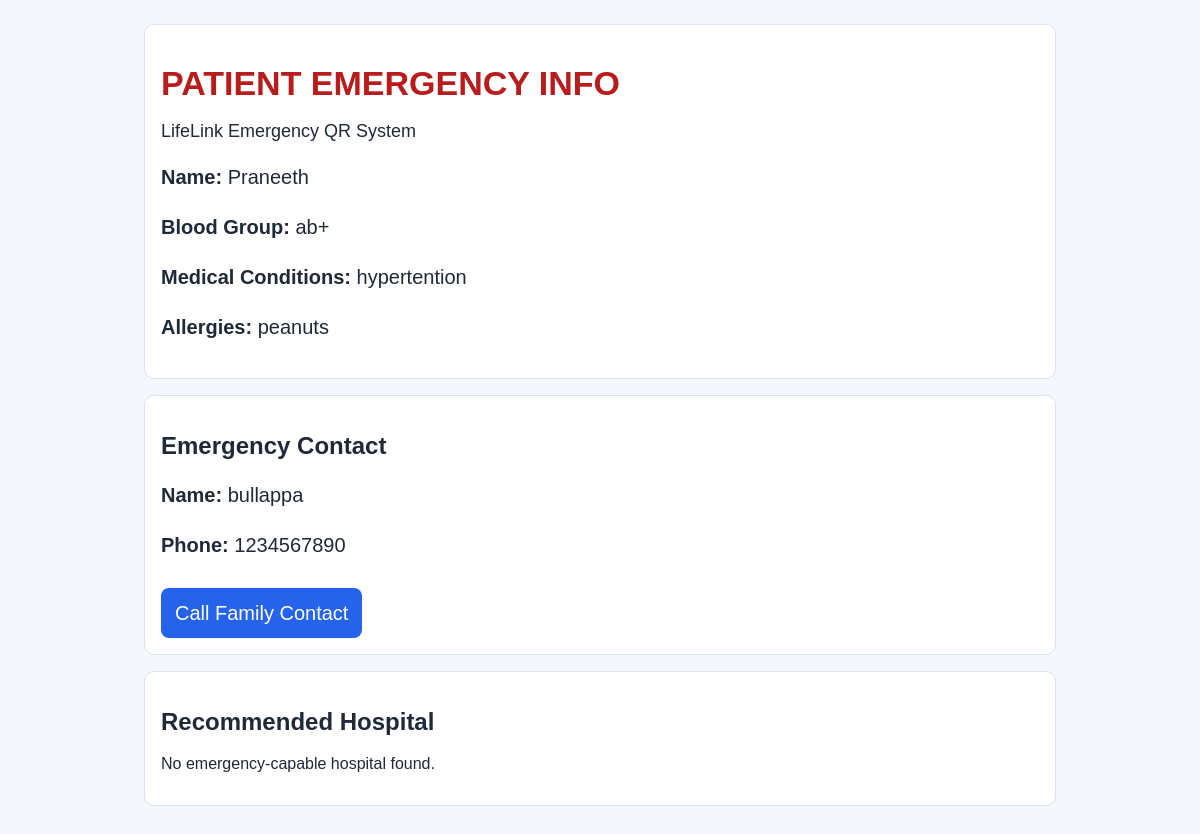
Page /emergency/1 on the committed database.
### tables this page shows
CREATE TABLE User (
            id INTEGER PRIMARY KEY AUTOINCREMENT,
            name TEXT NOT NULL,
            age INTEGER NOT NULL,
            gender TEXT NOT NULL,
            location TEXT NOT NULL,
            condition TEXT NOT NULL,
            income_range TEXT,
            insurance_level TEXT,
            budget_preference REAL NOT NULL
        , blood_group TEXT, allergies TEXT, medical_conditions TEXT, emergency_contact_name TEXT, emergency_contact_phone TEXT);

### app.py (the view)
@app.route("/emergency/<int:user_id>")
def emergency_profile(user_id):
    user = get_user(user_id)
    if not user:
        abort(404)
    best_hospital = recommend_emergency_hospital(user["location"])
    return render_template(
        "emergency_profile.html",
        user=user,
        hospital=best_hospital,
    )

### app.py (called while the page is built)
@app.before_request
def setup_database_once():
    init_db()

### database.py (called while the page is built, shortened)
def get_connection():
    conn = sqlite3.connect(DB_PATH)
    conn.row_factory = sqlite3.Row
    return conn

def _add_column_if_missing(conn, table_name, column_name, column_ddl):
    cursor = conn.cursor()
    cursor.execute(f"PRAGMA table_info({table_name})")
    existing_columns = {row["name"] for row in cursor.fetchall()}
    if column_name not in existing_columns:
        cursor.execute(f"ALTER TABLE {table_name} ADD COLUMN {column_name} {column_ddl}")

def migrate_schema(conn):
    _add_column_if_missing(conn, "User", "blood_group", "TEXT")
    _add_column_if_missing(conn, "User", "allergies", "TEXT")
    _add_column_if_missing(conn, "User", "medical_conditions", "TEXT")
    _add_column_if_missing(conn, "User", "emergency_contact_name", "TEXT")
    _add_column_if_missing(conn, "User", "emergency_contact_phone", "TEXT")
    _add_column_if_missing(
        conn,
        "Hospital",
        "emergency_capable",
        "INTEGER NOT NULL DEFAULT 0",
    )
    _add_column_if_missing(
        conn,
        "Hospital",
        "ambulance_available",
        "INTEGER NOT NULL DEFAULT 0",
    )
    _add_column_if_missing(conn, "Hospital", "ambulance_number", "TEXT")
    _add_column_if_missing(conn, "Doctor", "contact", "TEXT")
    conn.commit()

def seed_hospitals_and_doctors(conn):
    cursor = conn.cursor()
    cursor.execute("SELECT COUNT(*) AS count FROM Hospital")
    hospital_count = cursor.fetchone()["count"]
    if hospital_count > 0:
        return

def backfill_emergency_hospital_data(conn):
    cursor = conn.cursor()
    cursor.execute(
        """
        UPDATE Hospital
        SET emergency_capable = COALESCE(emergency_capable, 1),
            ambulance_available = COALESCE(ambulance_available, 1),
            ambulance_number = COALESCE(
                ambulance_number,
                '+91-900000' || printf('%04d', id)
            )
        """
    )
    conn.commit()

def backfill_doctor_contact_data(conn):
    cursor = conn.cursor()
    cursor.execute(
        """
        UPDATE Doctor
        SET contact = COALESCE(contact, '+91-988000' || printf('%04d', id))
        """
    )
    conn.commit()

def init_db():
    conn = get_connection()
    create_tables(conn)
    migrate_schema(conn)
    seed_hospitals_and_doctors(conn)
    backfill_emergency_hospital_data(conn)
    backfill_doctor_contact_data(conn)
    conn.close()

### templates/emergency_profile.html (shortened to what this page needs)
<!DOCTYPE html>
<html lang="en">
<head>
    <link rel="stylesheet" href="{{ url_for('static', filename='style.css') }}" />
</head>
<body>
    <div class="container">
        <div class="card">
            <h1 class="emergency-title">PATIENT EMERGENCY INFO</h1>
            <p class="emergency-sub">LifeLink Emergency QR System</p>
            <div class="big-text">
                <p><strong>Name:</strong> {{ user['name'] }}</p>
                <p><strong>Blood Group:</strong> {{ user['blood_group'] or 'Not Provided' }}</p>
                <p><strong>Medical Conditions:</strong> {{ user['medical_conditions'] or user['condition'] or 'Not Provided' }}</p>
                <p><strong>Allergies:</strong> {{ user['allergies'] or 'Not Provided' }}</p>
            </div>
        </div>
        <div class="card">
            <h2>Emergency Contact</h2>
            <div class="big-text">
                <p><strong>Name:</strong> {{ user['emergency_contact_name'] or 'Not Provided' }}</p>
                <p><strong>Phone:</strong> {{ user['emergency_contact_phone'] or 'Not Provided' }}</p>
                {% if user['emergency_contact_phone'] %}
                <a class="btn" href="tel:{{ user['emergency_contact_phone'] }}">Call Family Contact</a>
                {% endif %}
            </div>
        </div>
        <div class="card">
            <h2>Recommended Hospital</h2>
            {% if hospital %}
            <div class="big-text">
                <p><strong>Hospital Name:</strong> {{ hospital['name'] }}</p>
                <p><strong>Location:</strong> {{ hospital['location'] }}</p>
                <p><strong>Ambulance Number:</strong> {{ hospital['ambulance_number'] }}</p>
                <a class="call-btn" href="{{ url_for('call_ambulance', hospital_id=hospital['hospital_id']) }}">Call Ambulance</a>
            </div>
            {% else %}
            <p>No emergency-capable hospital found.</p>
            {% endif %}
        </div>
    </div>
</body>
</html>

### static/style.css (style rules this page uses)
* { box-sizing: border-box; }
body { margin: 0; font-family: Arial, sans-serif; background: #f4f7fb; color: #1f2937; }
.container { max-width: 960px; margin: 0 auto; padding: 24px; }
h1 { margin-bottom: 6px; }
.card { background: #ffffff; border: 1px solid #dbe3ee; border-radius: 10px; padding: 16px; margin-bottom: 16px; }
.btn { display: inline-block; width: auto; text-decoration: none; border: none; background: #2563eb; color: #ffffff; padding: 10px 14px; border-radius: 8px; cursor: pointer; margin-right: 8px; margin-top: 8px; }

### templates/emergency_profile.html (style rules this page uses)
.emergency-title { font-size: 34px; color: #b91c1c; margin-bottom: 8px; }
.emergency-sub { font-size: 18px; margin-bottom: 16px; }
.big-text { font-size: 20px; line-height: 1.5; }

### rows in the picture
User: name "Praneeth", blood_group "ab+", medical_conditions "hypertention", allergies "peanuts", emergency_contact_name "bullappa", emergency_contact_phone "1234567890"
